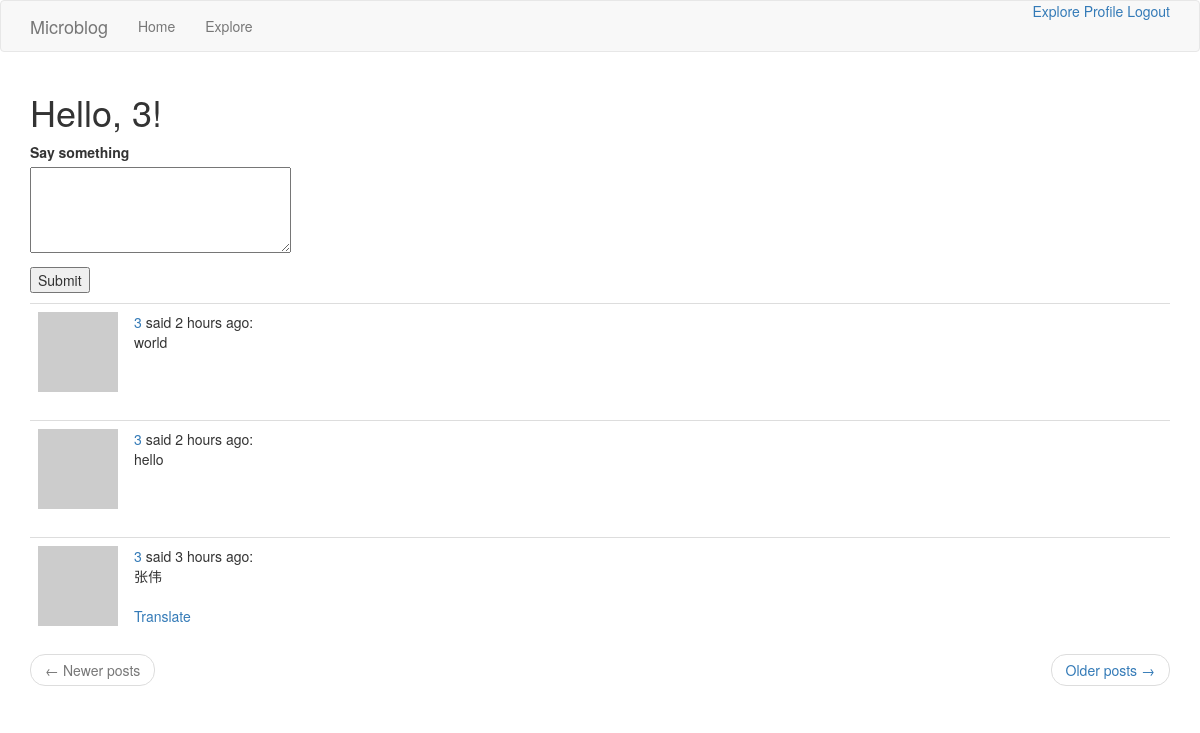
The page /index (signed in) on the database as committed earlier.
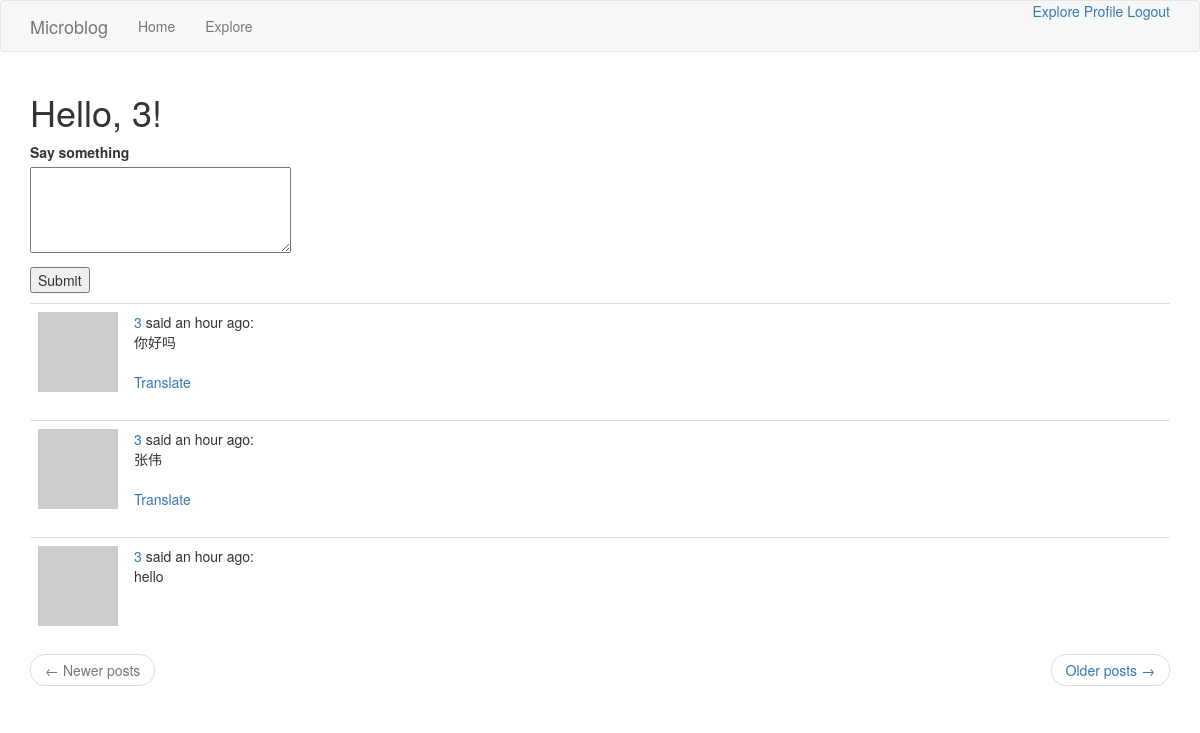
The same page on the database as committed later.
### app/models.py (models this page shows, shortened)
class User(UserMixin, db.Model):
    id = db.Column(db.Integer, primary_key=True)
    username = db.Column(db.String(64), index=True, unique=True)
    email = db.Column(db.String(120), index=True, unique=True)
    password_hash = db.Column(db.String(128))
    about_me = db.Column(db.String(140))
    last_seen = db.Column(db.DateTime, default=datetime.utcnow)
    posts = db.relationship('Post', backref='author', lazy='dynamic')
    followed = db.relationship(
        'User', secondary=followers,
        primaryjoin=(followers.c.follower_id == id),
        secondaryjoin=(followers.c.followed_id == id),
        backref=db.backref('followers', lazy='dynamic'), lazy='dynamic')
    def avatar(self, size):
        digest = md5(self.email.lower().encode('utf-8')).hexdigest()
        return 'https://www.gravatar.com/avatar/{}?d=identicon&s={}'.format(digest, size)
    def followed_posts(self):
        followed = Post.query.join(
            followers, (followers.c.followed_id == Post.user_id)).filter(
            followers.c.follower_id == self.id)
        own = Post.query.filter_by(user_id=self.id)
        return followed.union(own).order_by(Post.timestamp.desc())

class Post(db.Model):
    id = db.Column(db.Integer, primary_key=True)
    body = db.Column(db.String(140))
    timestamp = db.Column(db.DateTime, index=True, default=datetime.utcnow)
    language = db.Column(db.String(5))
    user_id = db.Column(db.Integer, db.ForeignKey('user.id'))

### app/main/routes.py (the view, shortened to what this page needs)
@bp.route('/', methods=['GET', 'POST'])
@bp.route('/index', methods=['GET', 'POST'])
@login_required
def index():
    form = PostForm()
    page = request.args.get('page', 1, type=int)
    posts = current_user.followed_posts().paginate(
        page, current_app.config['POSTS_PER_PAGE'], False)
    next_url = url_for('main.index', page=posts.next_num) \
        if posts.has_next else None
    prev_url = url_for('main.index', page=posts.prev_num) \
        if posts.has_prev else None
    return render_template('index.html', title=_('Home'), form=form,
                           posts=posts.items, next_url=next_url,
                           prev_url=prev_url)

### app/main/forms.py
class PostForm(FlaskForm):
    post = TextAreaField(_l('Say something'), validators=[DataRequired()])
    submit = SubmitField(_l('Submit'))

### app/main/routes.py (called while the page is built)
@bp.before_app_request
def before_request():
    if current_user.is_authenticated:
        current_user.last_seen = datetime.utcnow()
        db.session.commit()
    g.locale = str(get_locale())

### app/models.py (called while the page is built)
@login.user_loader
def load_user(id):
    return User.query.get(int(id))

### app/templates/index.html (shortened to what this page needs)
{% extends "base.html" %}
{% block app_content %}
		<h1>Hello, {{ current_user.username }}!</h1>
    {% if form %}
    <form action="" method="post">
			<p>
				{{ form.post.label }}<br>
				{{ form.post(cols=32, rows=4) }}<br>
			</p>
			<p>{{ form.submit() }}</p>
		</form>
		{% endif %}
		{% for post in posts %}
		{% include '_post.html' %}
		{% endfor %}
		<nav aria-label="...">
        <ul class="pager">
            <li class="previous{% if not prev_url %} disabled{% endif %}">
                <a href="{{ prev_url or '#' }}">
                    <span aria-hidden="true">&larr;</span> Newer posts
                </a>
            </li>
            <li class="next{% if not next_url %} disabled{% endif %}">
                <a href="{{ next_url or '#' }}">
                    Older posts <span aria-hidden="true">&rarr;</span>
                </a>
            </li>
        </ul>
    </nav>
{% endblock %}

### app/templates/base.html (shortened to what this page needs)
{% extends 'bootstrap/base.html' %}
{% block navbar %}
    <nav class="navbar navbar-default">
        <div class="container">
            <div class="navbar-header">
                <a class="navbar-brand" href="{{ url_for('main.index') }}">Microblog</a>
            </div>
            <div class="collapse navbar-collapse" id="bs-example-navbar-collapse-1">
                <ul class="nav navbar-nav">
                    <li><a href="{{ url_for('main.index') }}">Home</a></li>
                    <li><a href="{{ url_for('main.explore') }}">Explore</a></li>
                </ul>
                <ul class="nav navbar-nav navbar-right">
                    {% if current_user.is_anonymous %}
                    <a href="{{ url_for('auth.login') }}">Login</a>
                    {% else %}
                    <a href="{{ url_for('main.explore') }}">Explore</a>
                    <a href="{{ url_for('main.user', username=current_user.username) }}">Profile</a>
                    <a href="{{ url_for('auth.logout') }}">Logout</a>
                    {% endif %}
                </ul>
            </div>
        </div>
    </nav>
{% endblock %}
{% block content %}
    <div class="container">
        {% block app_content %}{% endblock %}
    </div>
{% endblock %}

### app/templates/_post.html
<table class="table table-hover">
		<tr valign="top">
				<td width="70px">
					<a href="{{ url_for('main.user', username=post.author.username) }}">
							<img src="{{ post.author.avatar(70) }}" />
					</a>
				</td>
				<td>
					<a href="{{ url_for('main.user', username=post.author.username) }}">{{ post.author.username }}</a>
					said {{ moment(post.timestamp).fromNow() }}:
					<br><span id="post{{ post.id }}">{{ post.body }}</span>
					{% if post.language and post.language != g.locale %}
					<br><br>
					<span id="translation{{ post.id }}">
						<a href="javascript:translate(
						'#post{{ post.id }}',
						'#translation{{ post.id }}',
						'{{ post.language }}',
						'{{ g.locale }}');">{{ 'Translate' }}</a>
					</span>
			  	{% endif %}
				</td>
		</tr>
</table>

Rows that differ between the two databases and show on the page:
no longer on this page (row unchanged): Post: author.username "3", timestamp "2 hours ago", body "world"
no longer on this page (row unchanged): Post: author.username "3", timestamp "2 hours ago", body "hello"
no longer on this page (row unchanged): Post: author.username "3", timestamp "3 hours ago", body "张伟", value "Translate"
added Post: author.username "3", timestamp "an hour ago", body "你好吗", value "Translate"
added Post: author.username "3", timestamp "an hour ago", body "张伟", value "Translate"
added Post: author.username "3", timestamp "an hour ago", body "hello"
